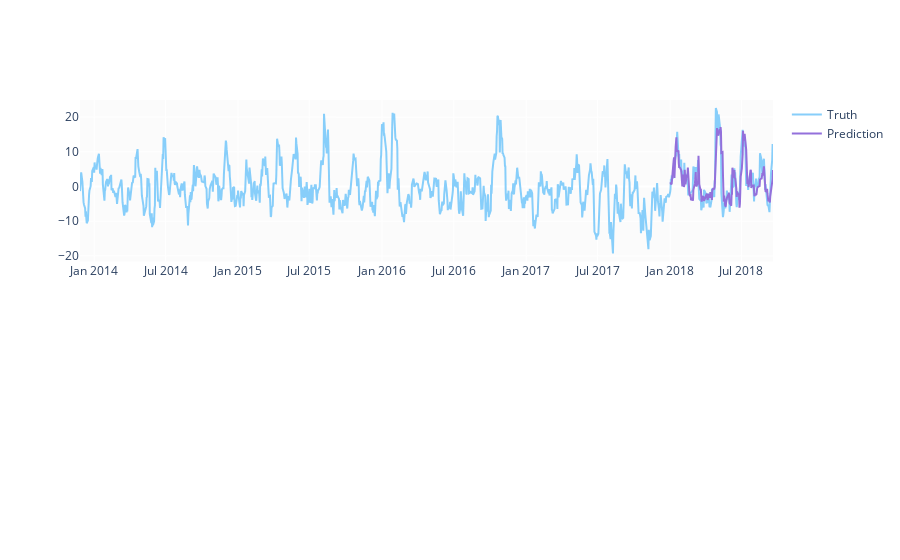

Notebook cell for this chart:
### Code cell
predicted_prices = df.loc[test_split_idx+1:].copy()
predicted_prices['ROC'] = y_pred

fig = make_subplots(rows=2, cols=1)
fig.add_trace(go.Scatter(x=df.Date, y=df.ROC,
                         name='Truth',
                         marker_color='LightSkyBlue'), row=1, col=1)

fig.add_trace(go.Scatter(x=predicted_prices.Date,
                         y=predicted_prices.ROC,
                         name='Prediction',
                         marker_color='MediumPurple'), row=1, col=1)

fig.show()

### Figure 1 — Plotly figure (JSON) as saved in the notebook; plotly's stock layout.template omitted (floating-point values rounded to 4 significant figures; data arrays with more than 128 entries replaced by an {"elided": "..."} marker saying what was removed)
{"data": [{"marker": {"color": "LightSkyBlue"}, "name": "Truth", "type": "scatter", "x": {"elided": "1191 str values"}, "xaxis": "x", "y": {"elided": "1191 float values"}, "yaxis": "y"}, {"marker": {"color": "MediumPurple"}, "name": "Prediction", "type": "scatter", "x": {"elided": "178 str values"}, "xaxis": "x", "y": {"elided": "178 float values"}, "yaxis": "y"}], "layout": {"xaxis": {"anchor": "y", "domain": [0, 1]}, "xaxis2": {"anchor": "y2", "domain": [0, 1]}, "yaxis": {"anchor": "x", "domain": [0.575, 1]}, "yaxis2": {"anchor": "x2", "domain": [0, 0.425]}}}
